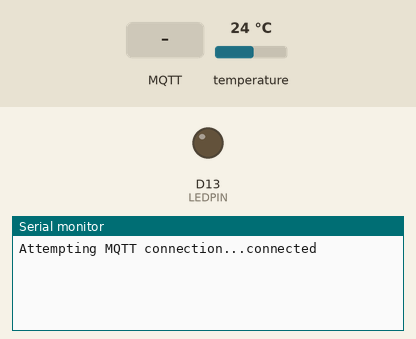
A sketch run on a simulated Arduino MKR. On the bench: output pins drawn as LEDs (lit = HIGH), the last lines printed to the serial monitor. The test bench sets the inputs (shaded band); at power-on: temperature 24 °C. WiFi joins after 1.5 s; servers stay silent unless stated; no MQTT or app messages arrive unless stated.

Above: at 14.2 s.
14.3 s: MQTT message "Alive?" arrives on the first subscribed topic
At 14.7 s:
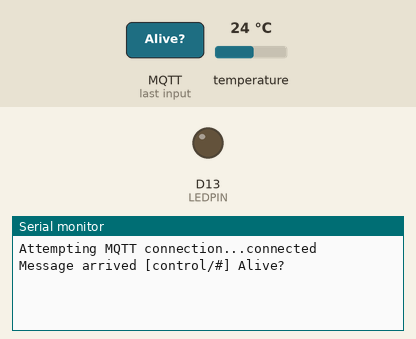
15.8 s: MQTT message "temp" arrives on the first subscribed topic
At 17.0 s:
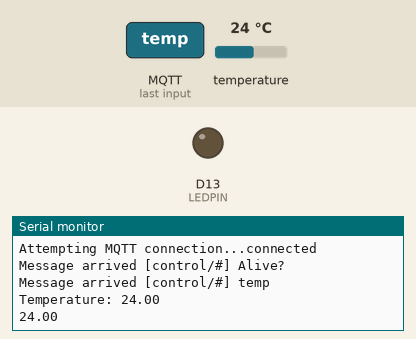
17.3 s: MQTT message ":" arrives on the first subscribed topic
At 18.2 s:
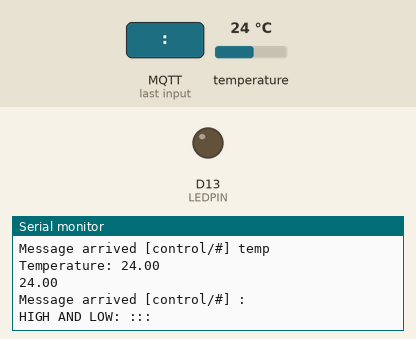

Measured:
- after the input at 14.3 s, the serial monitor: prints a new line at once (image 1)
- after the input at 15.8 s, the serial monitor: prints a new line at once (image 2)
- after the input at 17.3 s, the serial monitor: prints a new line at once (image 3)

The sketch:

test_mqtt.ino
```cpp
#include <Adafruit_Sensor.h>
#include <DHT.h>
#include <DHT_U.h>
#include <SPI.h>
#include <PubSubClient.h>
#include <WiFi101.h>

#define DHTTYPE           DHT22
#define DHTPIN            12
#define LEDPIN            13

DHT_Unified dht(DHTPIN, DHTTYPE);

int highT = 0, lowT = 0;

uint32_t delayMS;
char message[100];
char high[10], low[10];
WiFiClient ethClient;
PubSubClient mqttClient(ethClient);
sensors_event_t event;

void callback(char* topic, byte* payload, unsigned int length) {

  //read the sensor reading here
  dht.temperature().getEvent(&event);
  Serial.print("Message arrived [");
  Serial.print(topic);
  Serial.print("] ");
  int i;
  for (i = 0; i < length; i++) {
    Serial.print((char)payload[i]);
    message[i] = payload[i];
  }

  message[i] = '\0';
  Serial.println();
  String msg = String(message);

  if (msg.equals("Alive?")) {
    mqttClient.publish("status/", "I'm Alive");
  }
  else if (msg.equals("temp")) {
    //return temperature value
    Serial.print("Temperature: ");
    Serial.println(event.temperature);
    //    }
    int t = (int)event.temperature;
    String curTempStr = String(event.temperature);
    char buff[10];
    curTempStr.toCharArray(buff, 10);
    Serial.println(buff);
    mqttClient.publish("status/", buff);
  }
  else {
    // incoming message = "t1:t2"
    int colonIdx = msg.indexOf(":");
    String l = msg.substring(0, colonIdx);
    String h = msg.substring(colonIdx + 1, msg.length());
    Serial.println("HIGH AND LOW: " + h + ":::" + l);
    highT = h.toInt();
    lowT = l.toInt();
//    curT = (int)event.temperature;
  }
}

void reconnect() {
  // Loop until we're reconnected
  while (!mqttClient.connected()) {
    Serial.print("Attempting MQTT connection...");
    // Attempt to connect
    if (mqttClient.connect("arduinoClient")) {
      Serial.println("connected");
      // Once connected, publish an announcement...
      mqttClient.publish("status/", "I'm Alive");
      // ... and resubscribe
      mqttClient.subscribe("control/#");
    } else {
      Serial.print("failed, rc=");
      Serial.print(mqttClient.state());
      Serial.println(" try again in 5 seconds");
      // Wait 5 seconds before retrying
      delay(5000);
    }
  }
}

void setup()
{
  WiFi.setPins(8, 7, 4, 2);
  Serial.begin(9600);
  dht.begin();
  pinMode(LEDPIN, OUTPUT);
  digitalWrite(LEDPIN, LOW);
  sensor_t sensor;
  dht.temperature().getSensor(&sensor);
  dht.humidity().getSensor(&sensor);

  WiFi.begin("Tampi", "aman1995");
  delay(10000);

  mqttClient.setServer("ec2-52-91-85-14.compute-1.amazonaws.com", 1883);
  mqttClient.setCallback(callback);

  // Allow the hardware to sort itself out
  delay(1500);
}

void loop()
{
  if (!mqttClient.connected()) {
    reconnect();
  }
  dht.temperature().getEvent(&event);
  if ((int)event.temperature < highT && (int)event.temperature > lowT) {
    digitalWrite(LEDPIN, HIGH);
  }
  else {
    digitalWrite(LEDPIN, LOW);
  }

  mqttClient.loop();
}
```
